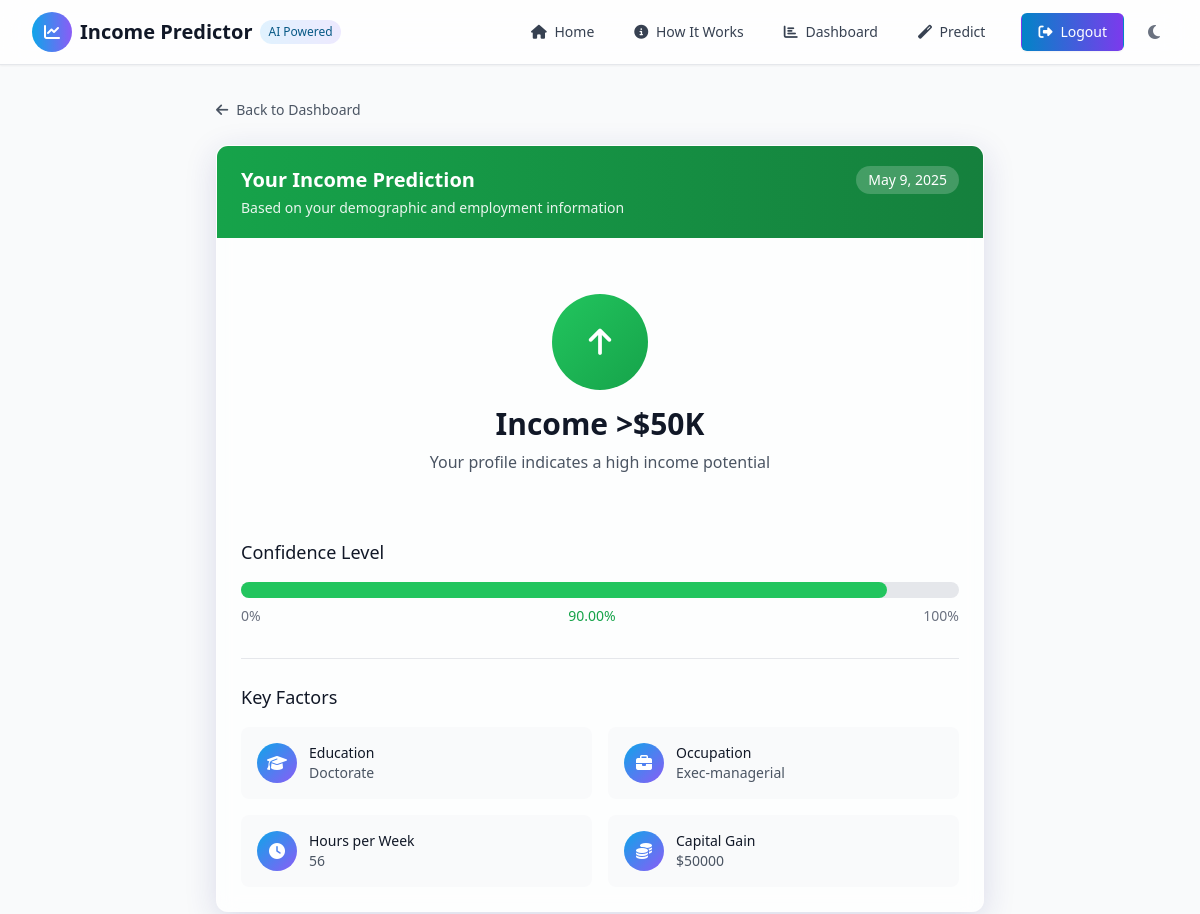
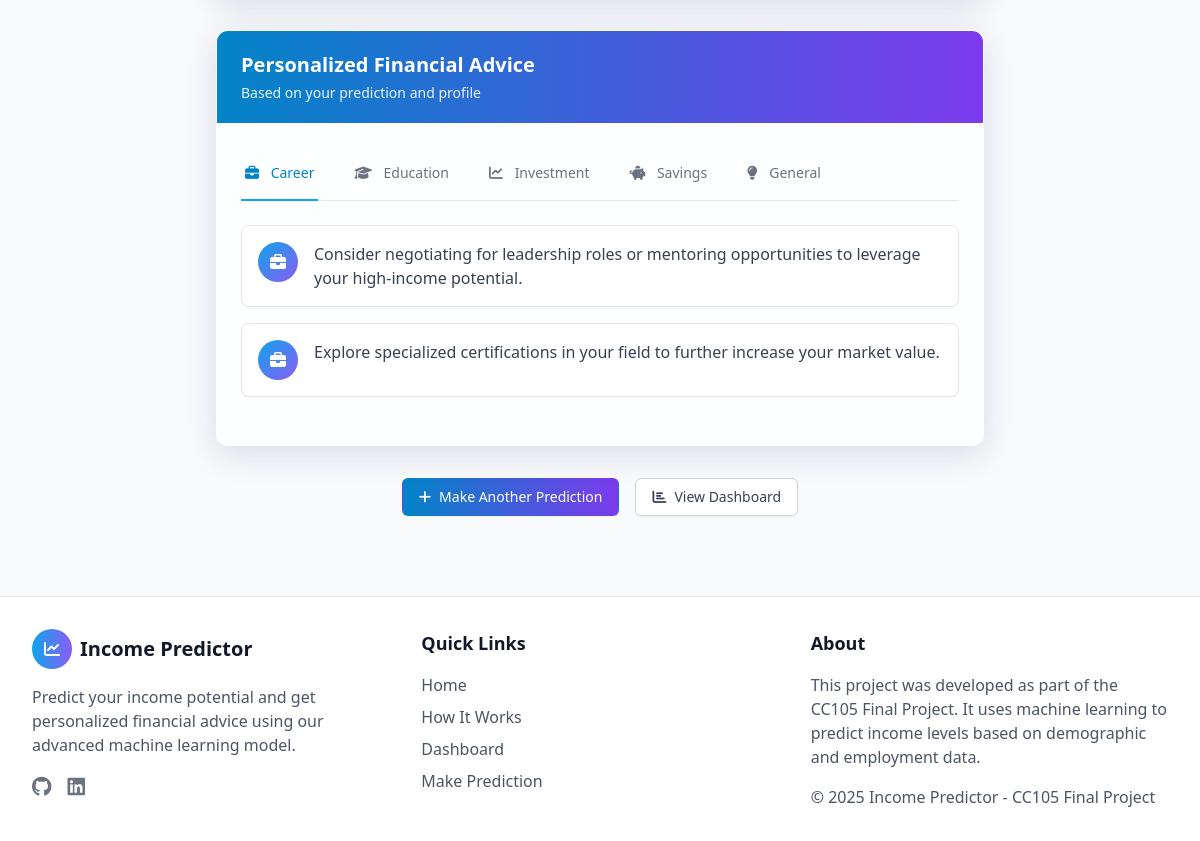
Screenshot of /results/2/ (signed in) with the database file from the repository (2 pictures, top to bottom).
### predictor/models.py (models this page shows, shortened)
class Prediction(models.Model):
    user = models.ForeignKey(User, on_delete=models.CASCADE, related_name='predictions', default=get_default_user)
    user_profile = models.ForeignKey(UserProfile, on_delete=models.CASCADE, related_name='predictions')
    prediction = models.BooleanField()  # True for >50K, False for <=50K
    confidence = models.FloatField()
    date = models.DateTimeField(default=timezone.now)
    class Meta:
        ordering = ['-date']

class UserProfile(models.Model):
    user = models.ForeignKey(User, on_delete=models.CASCADE, related_name='profiles')
    age = models.IntegerField()
    sex = models.CharField(max_length=10)
    race = models.CharField(max_length=20)
    native_country = models.CharField(max_length=30)
    education = models.CharField(max_length=20)
    education_num = models.IntegerField()
    workclass = models.CharField(max_length=30)
    occupation = models.CharField(max_length=30)
    hours_per_week = models.IntegerField()
    relationship = models.CharField(max_length=20)
    marital_status = models.CharField(max_length=30)
    capital_gain = models.IntegerField()
    capital_loss = models.IntegerField()

class Advice(models.Model):
    CATEGORY_CHOICES = (
        ('career', 'Career'),
        ('education', 'Education'),
        ('investment', 'Investment'),
        ('savings', 'Savings'),
        ('general', 'General'),
    )
    prediction = models.ForeignKey(Prediction, on_delete=models.CASCADE, related_name='advice')
    category = models.CharField(max_length=20, choices=CATEGORY_CHOICES)
    advice = models.TextField()

### predictor/views.py (the view)
# urls.py: path('results/<int:prediction_id>/', views.results, name='results'),
@login_required
def results(request, prediction_id):
    prediction = get_object_or_404(Prediction, id=prediction_id, user=request.user)
    advice_by_category = {}
    for advice in prediction.advice.all():
        if advice.category not in advice_by_category:
            advice_by_category[advice.category] = []
        advice_by_category[advice.category].append(advice)
    context = {
        'prediction': prediction,
        'advice_by_category': advice_by_category
    }
    return render(request, 'predictor/results.html', context)

### predictor/templates/predictor/results.html (shortened to what this page needs)
{% extends "predictor/base.html" %}
{% block content %}
<div class="max-w-7xl mx-auto px-4 sm:px-6 lg:px-8 py-8 animate-fade-in">
    <div class="max-w-3xl mx-auto">
        <div class="mb-6">
            <a href="{% url 'dashboard' %}" class="inline-flex items-center text-sm text-gray-600 hover:text-primary-600 transition-colors duration-200">
                <i class="fas fa-arrow-left mr-2"></i> Back to Dashboard
            </a>
        </div>
        <div class="glass-card rounded-xl shadow-glass-xl overflow-hidden mb-8">
            <div class="px-6 py-5 {% if prediction.prediction %}bg-gradient-to-r from-success-600 to-success-700{% else %}bg-gradient-to-r from-warning-600 to-warning-700{% endif %} text-white">
                <div class="flex items-center justify-between">
                    <h3 class="text-xl font-bold">Your Income Prediction</h3>
                    <span class="text-sm bg-white bg-opacity-20 px-3 py-1 rounded-full">{{ prediction.date|date:"F j, Y" }}</span>
                </div>
                <p class="mt-1 text-sm opacity-90">Based on your demographic and employment information</p>
            </div>
            <div class="p-6">
                <div class="text-center py-8 animate-bounce-in">
                    {% if prediction.prediction %}
                    <div class="inline-flex items-center justify-center h-24 w-24 rounded-full bg-gradient-to-br from-success-500 to-success-600 text-white mb-4">
                        <i class="fas fa-arrow-up text-3xl"></i>
                    </div>
                    <h2 class="text-3xl font-bold text-gray-900 mb-2">Income >$50K</h2>
                    <p class="text-gray-600">Your profile indicates a high income potential</p>
                    {% endif %}
                </div>
                <div class="mt-8">
                    <h4 class="text-lg font-medium text-gray-900 mb-4">Confidence Level</h4>
                    <div class="w-full bg-gray-200 rounded-full h-4 mb-2">
                        <div class="{% if prediction.prediction %}bg-success-500{% else %}bg-warning-500{% endif %} h-4 rounded-full animate-pulse-slow confidence-bar" data-width="{{ prediction.confidence|floatformat:0 }}"></div>
                    </div>
                    <div class="flex justify-between items-center">
                        <span class="text-sm text-gray-500">0%</span>
                        <span class="text-sm font-medium {% if prediction.prediction %}text-success-600{% else %}text-warning-600{% endif %}">{{ prediction.confidence|floatformat:2 }}%</span>
                        <span class="text-sm text-gray-500">100%</span>
                    </div>
                </div>
                <div class="mt-8 border-t border-gray-200 pt-6">
                    <h4 class="text-lg font-medium text-gray-900 mb-4">Key Factors</h4>
                    <div class="grid grid-cols-1 md:grid-cols-2 gap-4">
                        <div class="bg-gray-50 rounded-lg p-4">
                            <div class="flex items-center">
                                <div class="w-10 h-10 bg-gradient-to-br from-primary-500 to-secondary-500 rounded-full flex items-center justify-center text-white">
                                    <i class="fas fa-graduation-cap"></i>
                                </div>
                                <div class="ml-3">
                                    <h5 class="text-sm font-medium text-gray-900">Education</h5>
                                    <p class="text-sm text-gray-600">{{ prediction.user_profile.education }}</p>
                                </div>
                            </div>
                        </div>
                        <div class="bg-gray-50 rounded-lg p-4">
                            <div class="flex items-center">
                                <div class="w-10 h-10 bg-gradient-to-br from-primary-500 to-secondary-500 rounded-full flex items-center justify-center text-white">
                                    <i class="fas fa-briefcase"></i>
                                </div>
                                <div class="ml-3">
                                    <h5 class="text-sm font-medium text-gray-900">Occupation</h5>
                                    <p class="text-sm text-gray-600">{{ prediction.user_profile.occupation }}</p>
                                </div>
                            </div>
                        </div>
                        <div class="bg-gray-50 rounded-lg p-4">
                            <div class="flex items-center">
                                <div class="w-10 h-10 bg-gradient-to-br from-primary-500 to-secondary-500 rounded-full flex items-center justify-center text-white">
                                    <i class="fas fa-clock"></i>
                                </div>
                                <div class="ml-3">
                                    <h5 class="text-sm font-medium text-gray-900">Hours per Week</h5>
                                    <p class="text-sm text-gray-600">{{ prediction.user_profile.hours_per_week }}</p>
                                </div>
                            </div>
                        </div>
                        <div class="bg-gray-50 rounded-lg p-4">
                            <div class="flex items-center">
                                <div class="w-10 h-10 bg-gradient-to-br from-primary-500 to-secondary-500 rounded-full flex items-center justify-center text-white">
                                    <i class="fas fa-coins"></i>
                                </div>
                                <div class="ml-3">
                                    <h5 class="text-sm font-medium text-gray-900">Capital Gain</h5>
                                    <p class="text-sm text-gray-600">${{ prediction.user_profile.capital_gain }}</p>
                                </div>
                            </div>
                        </div>
                    </div>
                </div>
            </div>
        </div>
        <div class="glass-card rounded-xl shadow-glass-xl overflow-hidden mb-8">
            <div class="px-6 py-5 bg-gradient-to-r from-primary-600 to-secondary-600 text-white">
                <h3 class="text-xl font-bold">Personalized Financial Advice</h3>
                <p class="mt-1 text-sm opacity-90">Based on your prediction and profile</p>
            </div>
            <div class="p-6">
                <div x-data="{ activeTab: 'career' }">
                    <div class="border-b border-gray-200">
                        <nav class="-mb-px flex space-x-8 overflow-x-auto" aria-label="Tabs">
                            {% for category, advice_list in advice_by_category.items %}
                            <button
                                @click="activeTab = '{{ category }}'"
                                :class="activeTab === '{{ category }}' ? 'border-primary-500 text-primary-600' : 'border-transparent text-gray-500 hover:text-gray-700 hover:border-gray-300'"
                                class="whitespace-nowrap py-4 px-1 border-b-2 font-medium text-sm transition-colors duration-200"
                            >
                                <i class="fas fa-{% if category == 'career' %}briefcase{% elif category == 'education' %}graduation-cap{% elif category == 'investment' %}chart-line{% elif category == 'savings' %}piggy-bank{% else %}lightbulb{% endif %} mr-2"></i>
                                {{ category|title }}
                            </button>
                            {% endfor %}
                        </nav>
                    </div>
                    {% for category, advice_list in advice_by_category.items %}
                    <div x-show="activeTab === '{{ category }}'" class="py-6 animate-fade-in">
                        <ul class="space-y-4">
                            {% for advice in advice_list %}
                            <li class="bg-white p-4 rounded-lg border border-gray-200 shadow-sm">
                                <div class="flex">
                                    <div class="flex-shrink-0">
                                        <div class="w-10 h-10 bg-gradient-to-br from-primary-500 to-secondary-500 rounded-full flex items-center justify-center text-white">
                                            <i class="fas fa-{% if category == 'career' %}briefcase{% elif category == 'education' %}graduation-cap{% elif category == 'investment' %}chart-line{% elif category == 'savings' %}piggy-bank{% else %}lightbulb{% endif %}"></i>
                                        </div>
                                    </div>
                                    <div class="ml-4">
                                        <p class="text-gray-700">{{ advice.advice }}</p>
                                    </div>
                                </div>
                            </li>
                            {% endfor %}
                        </ul>
                    </div>
                    {% endfor %}
                </div>
            </div>
        </div>
        <div class="flex justify-center space-x-4">
            <a href="{% url 'predict' %}" class="inline-flex items-center px-4 py-2 border border-transparent text-sm font-medium rounded-md shadow-sm text-white bg-gradient-to-r from-primary-600 to-secondary-600 hover:from-primary-700 hover:to-secondary-700 focus:outline-none focus:ring-2 focus:ring-offset-2 focus:ring-primary-500 transition-all duration-200 btn-hover-float">
                <i class="fas fa-plus mr-2"></i> Make Another Prediction
            </a>
            <a href="{% url 'dashboard' %}" class="inline-flex items-center px-4 py-2 border border-gray-300 text-sm font-medium rounded-md shadow-sm text-gray-700 bg-white hover:bg-gray-50 focus:outline-none focus:ring-2 focus:ring-offset-2 focus:ring-primary-500 transition-all duration-200">
                <i class="fas fa-chart-bar mr-2"></i> View Dashboard
            </a>
        </div>
    </div>
</div>
{% endblock %}

### rows the page displays
Prediction: date "May 9, 2025", confidence "90.00", user_profile.education "Doctorate", user_profile.occupation "Exec-managerial", user_profile.hours_per_week "56", user_profile.capital_gain "50000"
Advice: category "Career", advice "Consider negotiating for leadership roles or mentoring opportunities to leverage your high-income potential."
Advice: category "Education"
Advice: category "Investment"
Advice: category "Savings"
Advice: category "General"
Advice: advice "Explore specialized certifications in your field to further increase your market value."
